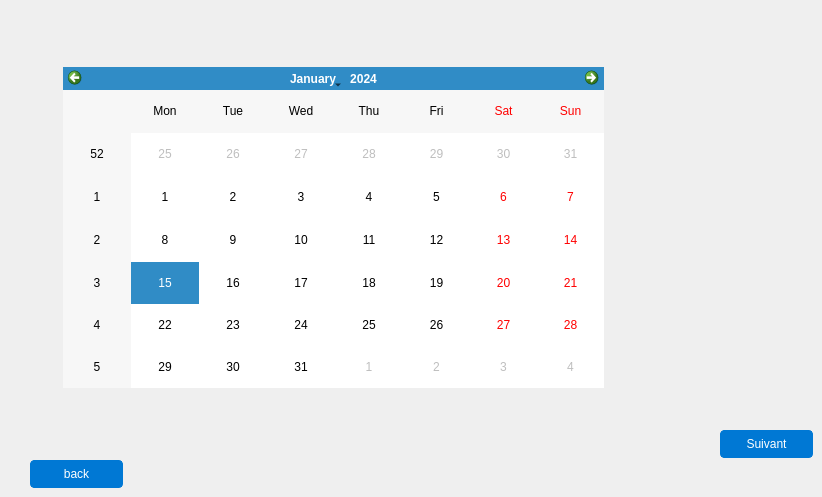
             <widget class="QWidget" name="page_12">
              <widget class="QPushButton" name="back_5">
               <property name="geometry">
                <rect>
                 <x>30</x>
                 <y>460</y>
                 <width>93</width>
                 <height>28</height>
                </rect>
               </property>
               <property name="styleSheet">
                <string notr="true">QPushButton {

background-color: #0078D4; /* Button background color similar to Windows */

color: #FFFFFF; /* Button text color */

border: 1px solid #0078D4; /* Button border color */

border-radius: 4px; /* Button border radius */

padding: 6px 12px; /* Button padding */

}



QPushButton:hover {

background-color: #00559B; /* Hovered button background color */

border: 1px solid #00559B; /* Hovered button border color */

}



QPushButton:pressed {

background-color: #003C75; /* Pressed button background color */

border: 1px solid #003C75; /* Pressed button border color */

}



QPushButton:focus {

border: 1px solid #0078D4; /* Focused button border color */

outline: none; /* Remove the focus outline */

}</string>
               </property>
               <property name="text">
                <string>back</string>
               </property>
              </widget>
              <widget class="QCalendarWidget" name="calendarWidget">
               <property name="geometry">
                <rect>
                 <x>63</x>
                 <y>67</y>
                 <width>541</width>
                 <height>321</height>
                </rect>
               </property>
              </widget>
              <widget class="QPushButton" name="suivant_6">
               <property name="geometry">
                <rect>
                 <x>720</x>
                 <y>430</y>
                 <width>93</width>
                 <height>28</height>
                </rect>
               </property>
               <property name="styleSheet">
                <string notr="true">QPushButton {

background-color: #0078D4; /* Button background color similar to Windows */

color: #FFFFFF; /* Button text color */

border: 1px solid #0078D4; /* Button border color */

border-radius: 4px; /* Button border radius */

padding: 6px 12px; /* Button padding */

}



QPushButton:hover {

background-color: #00559B; /* Hovered button background color */

border: 1px solid #00559B; /* Hovered button border color */

}



QPushButton:pressed {

background-color: #003C75; /* Pressed button background color */

border: 1px solid #003C75; /* Pressed button border color */

}



QPushButton:focus {

border: 1px solid #0078D4; /* Focused button border color */

outline: none; /* Remove the focus outline */

}</string>
               </property>
               <property name="text">
                <string>Suivant</string>
               </property>
              </widget>
             </widget>
